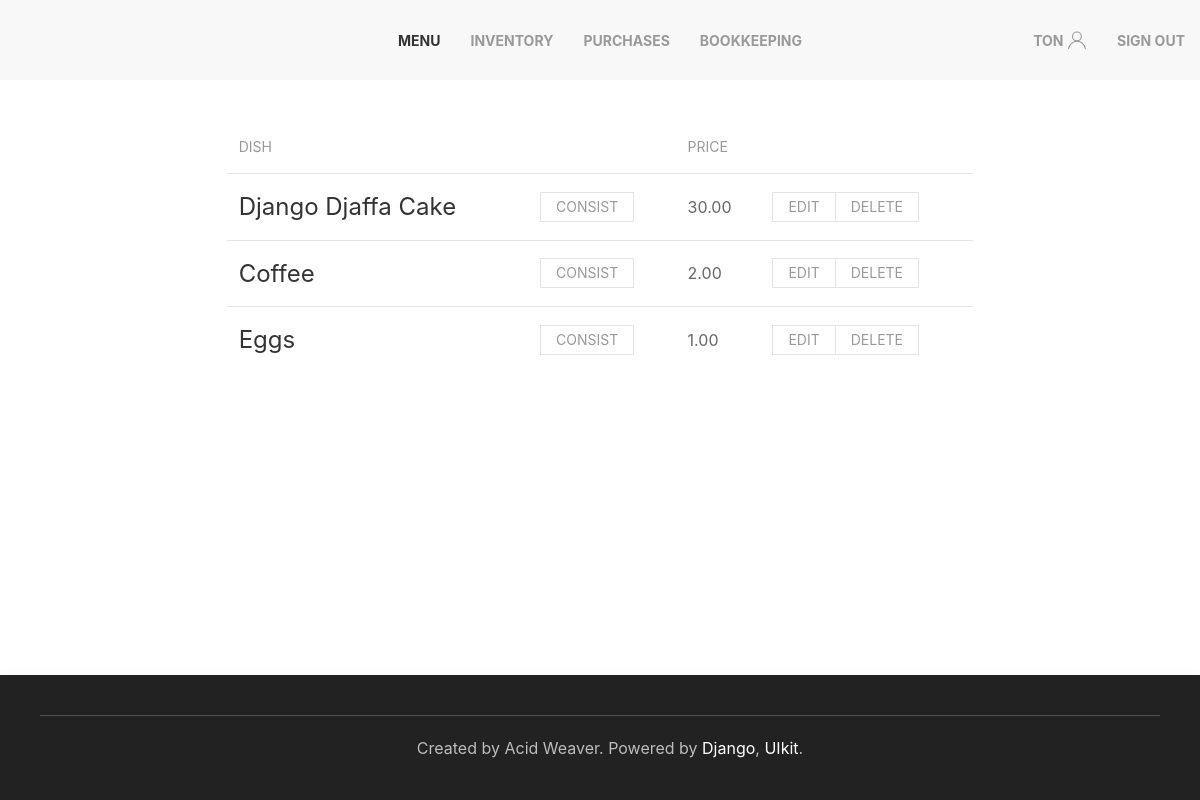
/menu (signed in), run on the app's committed database.
### inventory/models.py (models this page shows, shortened)
class MenuItem(models.Model):
	title = models.CharField(max_length=255, unique=True)
	price = models.DecimalField(max_digits=5, decimal_places=2, default=0)

### inventory/views.py (the view)
# urls.py: path('menu', MenuView.as_view(), name='menu'),
class MenuView(DataMixin, ListView):
	model = MenuItem
	template_name = 'inventory/menu.html'
	def get_context_data(self, **kwargs):
		context = super().get_context_data(**kwargs)
		mixin_context = self.get_user_context(title='Menu', select=0)
		return dict(list(context.items()) + list(mixin_context.items()))

### inventory/utils.py (called while the page is built)
	def get_user_context(self, **kwargs):
		context = kwargs
		if 'select' in context:
			context['select'] = navigation[context['select']]
		context['nav_menu'] = navigation
		return context

### inventory/templates/inventory/menu.html (shortened to what this page needs)
{% extends 'inventory/base.html' %}
{% block content %}
<div class="uk-grid-match uk-margin-remove-left" uk-grid>
	<div class="uk-width-expand uk-padding-remove">
		<table class="uk-table uk-table-middle uk-table-divider">
			<thead>
				<tr>
					<th>Dish</th>
					<th></th>
					<th>Price</th>
					<th></th>
				</tr>
			</thead>
			<tbody>
				{% for item in object_list %}
				<tr>
					<td><h3>{{ item.title }}</h3></td>
					<td><button class="uk-button uk-button-default uk-button-small" href="#" disabled>Consist</button></td>
					<td>{{ item.price }}</td>
					<td>
						<div class="uk-button-group">
							<button class="uk-button uk-button-default uk-button-small" href="#" disabled>Edit</button>
							<button class="uk-button uk-button-default uk-button-small" href="#" disabled>Delete</button>
						</div>
					</td>
				</tr>
				{% endfor %}
			</tbody>
		</table>
	</div>
</div>
{% endblock %}

### inventory/templates/inventory/base.html (shortened to what this page needs)
{% load static %}
<!DOCTYPE html>
<html id="main">
	<head>
        <link rel="stylesheet" href="{% static 'inventory/css/uikit.min.css' %}" />
	</head>
	<body uk-height-match="target:main">
		{% block mainmenu %}
		<nav class="uk-navbar-container uk-visible@m" uk-navbar>
			<div class="uk-navbar-center">
				<ul class="uk-navbar-nav">
					{% for m in nav_menu %}
					{% if select != m %}
					<li><a class="uk-text-bold" href="{% url m.url_name %}">{{ m.title }}</a></li>
					{% else %}
					<li class="uk-active"><a class="uk-text-bold" href="{% url m.url_name %}">{{ m.title }}</a></li>
					{% endif %}
					{% endfor %}
				</ul>
			</div>
			<div class="uk-navbar-right">
				{% if request.user.is_authenticated %}
				<ul class="uk-navbar-nav">
					<li><a class="uk-text-bold" href="#">{{ user.username }}<span uk-icon="icon: user"></span></a></li>
					<li><a class="uk-text-bold" href="{% url 'logout' %}">Sign out</a></li>
				</ul>
				{% else %}
				<ul class="uk-navbar-nav">
					<li><a class="uk-text-bold" href="{% url 'login' %}">Sign in</a></li>
					<li><a class="uk-text-bold" href="{% url 'registration' %}">Sign up</a></li>
				</ul>
				{% endif %}
			</div>
		</nav>
		{% endblock mainmenu %}
		<div class="uk-padding">
			{% block content %}
			{% endblock %}
		</div>
		<div uk-height-viewport="expand: true"></div>
		<footer class="uk-background-secondary">
			<div class="uk-card uk-card-secondary uk-card-body uk-text-center uk-position-z-index" uk-sticky="position: bottom;">
				<hr />
				<p class="uk-margin-left uk-margin-remove-top">Created by Acid Weaver.
				Powered by <a href="https://www.djangoproject.com/" target="_blank">Django</a>, <a href="https://getuikit.com/" target="_blank">UIkit</a>.</p>
			</div>
		</footer>
	</body>
</html>

### data on the page
MenuItem: title "Django Djaffa Cake", price "30.00"
MenuItem: title "Coffee", price "2.00"
MenuItem: title "Eggs", price "1.00"

### other printed values
{{ m.title }} "MENU"
{{ m.title }} "INVENTORY" "PURCHASES" "BOOKKEEPING"
{{ user.username }} "TON"
